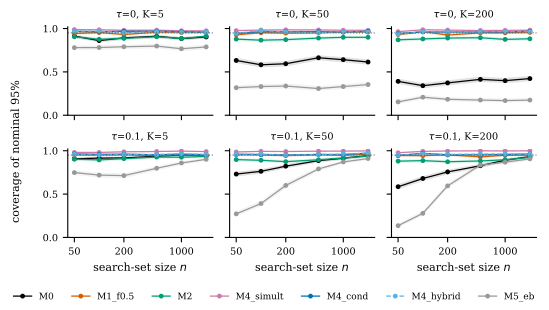

Write the Python code that produced this figure.
"""Fig C (Q2a, Q2b): empirical coverage of the nominal-95% interval of each reporting method, T0 synthetic.
Coverage of the method's own target (theta_target) vs n, one line per method, panels = tau (columns) x K (rows).
Bands: Wilson 95% intervals over replicates. Reads results/methods_t0.parquet. Writes figures/fig_c_coverage.pdf"""
import numpy as np, pandas as pd, matplotlib.pyplot as plt
import style, common

style.apply()
m = pd.read_parquet(common.path("methods_t0.parquet"))
m = common.reference(common.main_grid(m))
m = m[m.lo.notna() | m.hi.notna()]
m = m.assign(cover=((m.lo <= m.theta_target) & (m.theta_target <= m.hi)).astype(int))
g = m.groupby(["method", "tau", "K", "n"]).cover.agg(k="sum", N="size").reset_index()
g["p"] = g.k / g.N
g["lo"], g["hi"] = common.wilson(g.k, g.N)
methods = [x for x in ["M0", "M1_f0.5", "M2", "M3_opt", "M4_simult", "M4_cond", "M4_hybrid", "M5_eb"] if x in set(g.method)]
MCOL = {"M0": "#000000", "M1_f0.5": "#D55E00", "M2": "#009E73", "M3_opt": "#E69F00", "M4_simult": "#CC79A7", "M4_cond": "#0072B2", "M4_hybrid": "#56B4E9", "M5_eb": "#999999"}
MLS = {"M4_cond": "-", "M4_hybrid": "--"}
mcol = MCOL
taus = [t for t in (0.0, 0.1) if t in set(g.tau)]; Ks = [k for k in (5, 50, 200) if k in set(g.K)]
fig, axs = plt.subplots(len(taus), len(Ks), figsize=(style.TEXT_WIDTH_IN, 1.35 * len(taus) + 0.35), sharex=True, sharey=True, squeeze=False)
for i, tau in enumerate(taus):
    for j, K in enumerate(Ks):
        ax = axs[i, j]
        for meth in methods:
            d = g[(g.method == meth) & (g.tau == tau) & (g.K == K)].sort_values("n")
            if d.empty: continue
            ax.plot(d.n, d.p, color=mcol[meth], marker="o", ms=2.5, lw=0.9, ls=MLS.get(meth, "-"), label=meth)
            ax.fill_between(d.n, d.lo, d.hi, color=mcol[meth], alpha=0.12, lw=0)
        ax.axhline(0.95, color="0.4", ls=":", lw=0.8)
        ax.set_xscale("log"); ax.set_xticks([50, 200, 1000]); ax.set_xticklabels([50, 200, 1000]); ax.minorticks_off()
        ax.set_ylim(0, 1.02)
        ax.set_title(rf"$\tau$={tau:g}, K={K}", fontsize=7)
        if i == len(taus) - 1: ax.set_xlabel("search-set size $n$")
fig.supylabel("coverage of nominal 95%", fontsize=8)
h, l = axs[0, 0].get_legend_handles_labels()
fig.tight_layout(rect=(0, 0.06, 1, 1))
fig.legend(h, l, frameon=False, fontsize=6.5, loc="lower center", ncol=len(l))
fig.savefig(f"{common.OUT}/fig_c_coverage.pdf")
print("min replicates per point:", int(g.N.min()))
